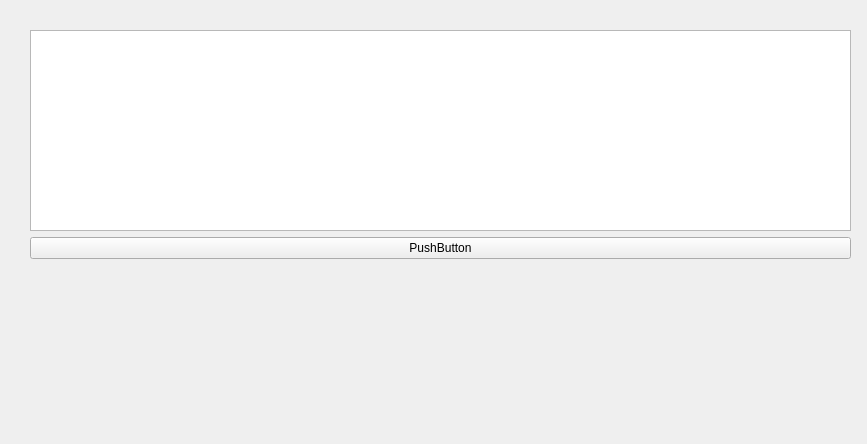
<?xml version="1.0" encoding="UTF-8"?>
<ui version="4.0">
 <class>EditTable</class>
 <widget class="QWidget" name="EditTable">
  <property name="geometry">
   <rect>
    <x>0</x>
    <y>0</y>
    <width>867</width>
    <height>444</height>
   </rect>
  </property>
  <property name="windowTitle">
   <string>Form</string>
  </property>
  <widget class="QWidget" name="">
   <property name="geometry">
    <rect>
     <x>30</x>
     <y>30</y>
     <width>821</width>
     <height>229</height>
    </rect>
   </property>
   <layout class="QVBoxLayout" name="verticalLayout">
    <item>
     <widget class="QTableView" name="tableView">
      <property name="minimumSize">
       <size>
        <width>819</width>
        <height>0</height>
       </size>
      </property>
     </widget>
    </item>
    <item>
     <widget class="QPushButton" name="pushButton">
      <property name="text">
       <string>PushButton</string>
      </property>
     </widget>
    </item>
   </layout>
  </widget>
 </widget>
 <resources/>
 <connections/>
</ui>
